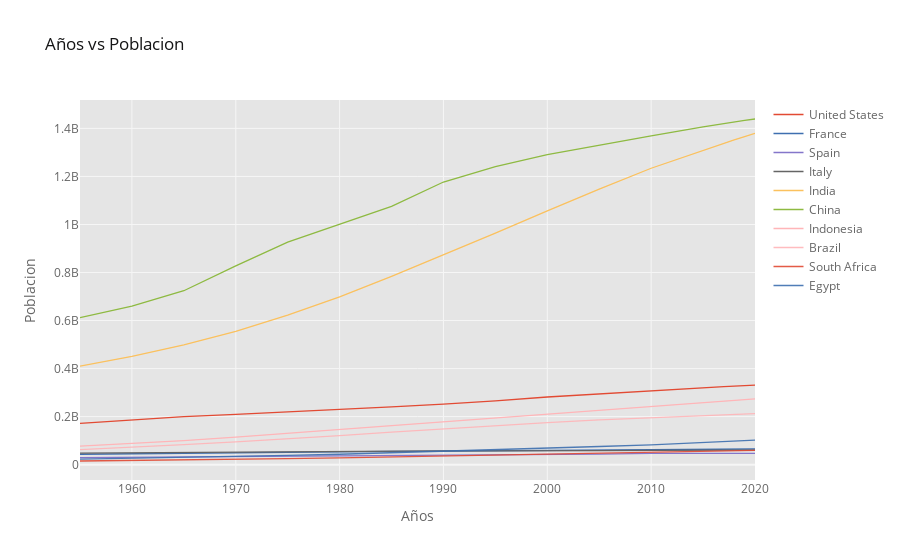

The cell this chart's notebook holds for it:
### Markdown cell above
### Lineplot (grafico de lineas)

### Code cell
#el tipo de grafico sera "line" (lineas), el titulo del eje x sera Años, el del eje y Poblacion
#el titulo del grafico sera Años vs Poblacion
df_population.iplot(kind='line', xTitle='Años', yTitle='Poblacion', title='Años vs Poblacion')
